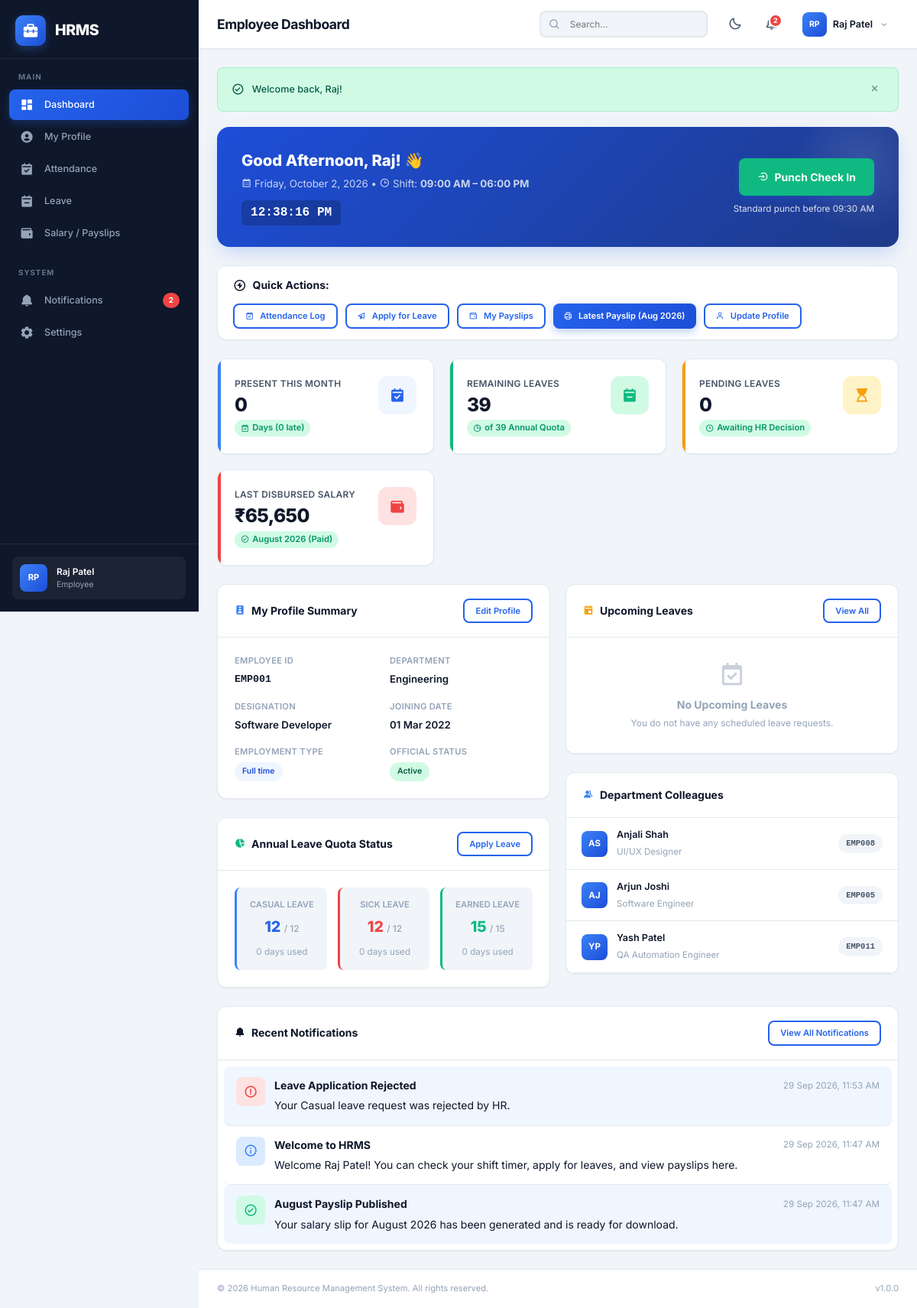
Page /employee/dashboard.php (signed in) on the committed database.
### tables this page shows
CREATE TABLE `employees` (
  `id` int(11) NOT NULL AUTO_INCREMENT,
  `user_id` int(11) NOT NULL,
  `employee_id` varchar(20) NOT NULL,
  `first_name` varchar(50) NOT NULL,
  `last_name` varchar(50) NOT NULL,
  `email` varchar(100) NOT NULL,
  `phone` varchar(20) DEFAULT NULL,
  `date_of_birth` date DEFAULT NULL,
  `gender` enum('male','female','other') DEFAULT NULL,
  `address` text DEFAULT NULL,
  `city` varchar(50) DEFAULT NULL,
  `state` varchar(50) DEFAULT NULL,
  `zip_code` varchar(10) DEFAULT NULL,
  `department_id` int(11) DEFAULT NULL,
  `designation` varchar(100) DEFAULT NULL,
  `date_of_joining` date NOT NULL,
  `employment_type` enum('full-time','part-time','contract','intern') NOT NULL DEFAULT 'full-time',
  `salary` decimal(12,2) NOT NULL DEFAULT 0.00,
  `bank_name` varchar(100) DEFAULT NULL,
  `bank_account` varchar(50) DEFAULT NULL,
  `ifsc_code` varchar(20) DEFAULT NULL,
  `pan_number` varchar(20) DEFAULT NULL,
  `emergency_contact_name` varchar(100) DEFAULT NULL,
  `emergency_contact_phone` varchar(20) DEFAULT NULL,
  `status` enum('active','inactive','terminated') NOT NULL DEFAULT 'active',
  `created_at` timestamp NOT NULL DEFAULT current_timestamp(),
  `updated_at` timestamp NOT NULL DEFAULT current_timestamp() ON UPDATE current_timestamp(),
  PRIMARY KEY (`id`),
  UNIQUE KEY `uk_employee_id` (`employee_id`),
  UNIQUE KEY `uk_user_id` (`user_id`),
  KEY `idx_department` (`department_id`),
  CONSTRAINT `fk_employee_department` FOREIGN KEY (`department_id`) REFERENCES `departments` (`id`) ON DELETE SET NULL,
  CONSTRAINT `fk_employee_user` FOREIGN KEY (`user_id`) REFERENCES `users` (`id`) ON DELETE CASCADE
);

CREATE TABLE `payroll` (
  `id` int(11) NOT NULL AUTO_INCREMENT,
  `employee_id` int(11) NOT NULL,
  `month` int(2) NOT NULL,
  `year` int(4) NOT NULL,
  `basic_salary` decimal(12,2) NOT NULL DEFAULT 0.00,
  `hra` decimal(12,2) NOT NULL DEFAULT 0.00,
  `da` decimal(12,2) NOT NULL DEFAULT 0.00,
  `transport_allowance` decimal(12,2) NOT NULL DEFAULT 0.00,
  `medical_allowance` decimal(12,2) NOT NULL DEFAULT 0.00,
  `other_allowances` decimal(12,2) NOT NULL DEFAULT 0.00,
  `gross_salary` decimal(12,2) NOT NULL DEFAULT 0.00,
  `pf_deduction` decimal(12,2) NOT NULL DEFAULT 0.00,
  `tax_deduction` decimal(12,2) NOT NULL DEFAULT 0.00,
  `other_deductions` decimal(12,2) NOT NULL DEFAULT 0.00,
  `total_deductions` decimal(12,2) NOT NULL DEFAULT 0.00,
  `net_salary` decimal(12,2) NOT NULL DEFAULT 0.00,
  `payment_status` enum('pending','paid','hold') NOT NULL DEFAULT 'pending',
  `payment_date` date DEFAULT NULL,
  `payment_method` enum('bank_transfer','cheque','cash') DEFAULT 'bank_transfer',
  `remarks` text DEFAULT NULL,
  `generated_by` int(11) DEFAULT NULL,
  `created_at` timestamp NOT NULL DEFAULT current_timestamp(),
  `updated_at` timestamp NOT NULL DEFAULT current_timestamp() ON UPDATE current_timestamp(),
  PRIMARY KEY (`id`),
  UNIQUE KEY `uk_employee_month_year` (`employee_id`,`month`,`year`),
  KEY `idx_period` (`month`,`year`),
  KEY `fk_payroll_generator` (`generated_by`),
  CONSTRAINT `fk_payroll_employee` FOREIGN KEY (`employee_id`) REFERENCES `employees` (`id`) ON DELETE CASCADE,
  CONSTRAINT `fk_payroll_generator` FOREIGN KEY (`generated_by`) REFERENCES `users` (`id`) ON DELETE SET NULL
);

CREATE TABLE `departments` (
  `id` int(11) NOT NULL AUTO_INCREMENT,
  `name` varchar(100) NOT NULL,
  `description` text DEFAULT NULL,
  `head_id` int(11) DEFAULT NULL,
  `status` enum('active','inactive') NOT NULL DEFAULT 'active',
  `created_at` timestamp NOT NULL DEFAULT current_timestamp(),
  `updated_at` timestamp NOT NULL DEFAULT current_timestamp() ON UPDATE current_timestamp(),
  PRIMARY KEY (`id`),
  UNIQUE KEY `uk_department_name` (`name`)
);

CREATE TABLE `notifications` (
  `id` int(11) NOT NULL AUTO_INCREMENT,
  `user_id` int(11) NOT NULL,
  `title` varchar(255) NOT NULL,
  `message` text NOT NULL,
  `type` enum('info','success','warning','danger') NOT NULL DEFAULT 'info',
  `is_read` tinyint(1) NOT NULL DEFAULT 0,
  `link` varchar(255) DEFAULT NULL,
  `created_at` timestamp NOT NULL DEFAULT current_timestamp(),
  PRIMARY KEY (`id`),
  KEY `idx_user_read` (`user_id`,`is_read`),
  CONSTRAINT `fk_notification_user` FOREIGN KEY (`user_id`) REFERENCES `users` (`id`) ON DELETE CASCADE
);

### employee/dashboard.php (the view, shortened to what the rows shown need)
<?php
require_once __DIR__ . '/../includes/auth.php';
$pdo = getDBConnection();
$empId = getCurrentEmployeeId();
$userId = getCurrentUserId();
$empStmt = $pdo->prepare("SELECT e.*, d.name AS department_name
                           FROM employees e
                           LEFT JOIN departments d ON e.department_id = d.id
                           WHERE e.id = ?");
$empStmt->execute([$empId]);
$employee = $empStmt->fetch();
$lastPayroll = $pdo->prepare("SELECT * FROM payroll WHERE employee_id = ? ORDER BY year DESC, month DESC LIMIT 1");
$lastPayroll->execute([$empId]);
$lastPay = $lastPayroll->fetch();
$notifStmt = $pdo->prepare("SELECT * FROM notifications WHERE user_id = ? ORDER BY created_at DESC LIMIT 5");
$notifStmt->execute([$userId]);
$notifications = $notifStmt->fetchAll();
$teamStmt = $pdo->prepare("SELECT e.id, e.first_name, e.last_name, e.designation, e.employee_id
                           FROM employees e
                           WHERE e.department_id = ? AND e.id != ? AND e.status = 'active'
                           ORDER BY e.first_name ASC LIMIT 4");
$teamStmt->execute([$employee['department_id'] ?? 0, $empId]);
$teammates = $teamStmt->fetchAll();
include __DIR__ . '/../includes/header.php';
?>
<div class="welcome-banner">
    <div class="welcome-content">
        <h2>
            Good <?= date('H') < 12 ? 'Morning' : (date('H') < 17 ? 'Afternoon' : 'Evening') ?>,
            <?= sanitize($employee['first_name'] ?? 'there') ?>! 👋
        </h2>
        <p style="margin-top: 4px; opacity: 0.9;">
            <i class='bx bx-calendar'></i> <?= date('l, F j, Y') ?> &bull;
            <i class='bx bx-time'></i> Shift: <strong>09:00 AM &ndash; 06:00 PM</strong>
        </p>
        <div style="font-family: 'JetBrains Mono', monospace; font-size: 1.15rem; font-weight: 700; margin-top: 10px; background: rgba(0,0,0,0.2); display: inline-block; padding: 4px 12px; border-radius: 6px;" id="liveClock">
        </div>
    </div>
</div>
<div class="card" style="margin-bottom: 24px;">
    <div class="card-body" style="padding: 14px 20px;">
        <div style="display: flex; flex-wrap: wrap; gap: 12px; justify-content: space-between; align-items: center;">
            <div style="display: flex; flex-wrap: wrap; gap: 10px;">
                <a href="<?= APP_URL ?>/employee/attendance.php" class="btn btn-outline btn-sm">
                    <i class='bx bx-calendar-check'></i> Attendance Log
                </a>
                <a href="<?= APP_URL ?>/employee/leaves.php" class="btn btn-outline btn-sm">
                    <i class='bx bx-paper-plane'></i> Apply for Leave
                </a>
                <a href="<?= APP_URL ?>/employee/payroll.php" class="btn btn-outline btn-sm">
                    <i class='bx bx-wallet'></i> My Payslips
                </a>
                <?php if ($lastPay): ?>
                <a href="<?= APP_URL ?>/payslip.php?id=<?= $lastPay['id'] ?>" target="_blank" class="btn btn-primary btn-sm">
                    <i class='bx bx-printer'></i> Latest Payslip (<?= date('M Y', mktime(0,0,0,(int)$lastPay['month'],10,(int)$lastPay['year'])) ?>)
                </a>
                <?php endif; ?>
                <a href="<?= APP_URL ?>/employee/profile.php" class="btn btn-outline btn-sm">
                    <i class='bx bx-user'></i> Update Profile
                </a>
            </div>
        </div>
    </div>
</div>
<div class="stats-grid">
    <div class="stat-card red">
        <div class="stat-info">
            <h4>Last Disbursed Salary</h4>
            <div class="stat-number">
                <?= $lastPay ? '₹' . number_format($lastPay['net_salary'], 0) : '—' ?>
            </div>
            <?php if ($lastPay): ?>
            <div class="stat-change up">
                <i class='bx bx-check-circle'></i>
                <?= date('F Y', mktime(0, 0, 0, (int)$lastPay['month'], 10, (int)$lastPay['year'])) ?> (<?= ucfirst($lastPay['payment_status']) ?>)
            </div>
            <?php else: ?>
            <div class="stat-change down"><i class='bx bx-info-circle'></i> No records yet</div>
            <?php endif; ?>
        </div>
    </div>
</div>
<div class="grid-2">
    <div style="display: flex; flex-direction: column; gap: 24px;">
        <div class="card">
            <div class="card-body">
                <div class="info-grid">
                    <div class="info-item">
                        <span class="info-label">Employee ID</span>
                        <span class="info-value" style="font-family: monospace;"><?= sanitize($employee['employee_id'] ?? '') ?></span>
                    </div>
                    <div class="info-item">
                        <span class="info-label">Department</span>
                        <span class="info-value"><?= sanitize($employee['department_name'] ?? 'General') ?></span>
                    </div>
                    <div class="info-item">
                        <span class="info-label">Designation</span>
                        <span class="info-value"><?= sanitize($employee['designation'] ?? 'Staff') ?></span>
                    </div>
                    <div class="info-item">
                        <span class="info-label">Joining Date</span>
                        <span class="info-value"><?= $employee['date_of_joining'] ? date('d M Y', strtotime($employee['date_of_joining'])) : 'N/A' ?></span>
                    </div>
                    <div class="info-item">
                        <span class="info-value"><span class="badge badge-primary"><?= ucfirst(str_replace('-', ' ', $employee['employment_type'] ?? 'full-time')) ?></span></span>
                    </div>
                </div>
            </div>
        </div>
    </div>
    <div style="display: flex; flex-direction: column; gap: 24px;">
        <div class="card">
            <div class="card-body" style="padding: 0;">
                <?php if (empty($teammates)): ?>
                <div style="padding: 24px; text-align: center; color: var(--text-muted); font-size: 0.88rem;">
                    No other colleagues currently assigned to this department.
                </div>
                <?php else: ?>
                <div style="display: flex; flex-direction: column;">
                    <?php foreach ($teammates as $t):
                        $tInitials = strtoupper(substr($t['first_name'], 0, 1) . substr($t['last_name'], 0, 1));
                    ?>
                    <div style="display: flex; align-items: center; justify-content: space-between; padding: 12px 20px; border-bottom: 1px solid var(--border-color);">
                        <div style="display: flex; align-items: center; gap: 12px;">
                            <div class="user-avatar-sm" style="width: 34px; height: 34px; font-weight: 700; font-size: 0.82rem;">
                                <?= $tInitials ?>
                            </div>
                            <div>
                                <div style="font-weight: 600; color: var(--text-primary); font-size: 0.9rem;">
                                    <?= sanitize($t['first_name'] . ' ' . $t['last_name']) ?>
                                </div>
                                <small style="color: var(--text-muted);"><?= sanitize($t['designation'] ?: 'Associate') ?></small>
                            </div>
                        </div>
                        <span class="badge badge-secondary" style="font-family: monospace; font-size: 0.75rem;">
                            <?= sanitize($t['employee_id']) ?>
                        </span>
                    </div>
                    <?php endforeach; ?>
                </div>
                <?php endif; ?>
            </div>
        </div>
    </div>
</div>
<div class="card" style="margin-top: 24px;">
    <div class="card-body" style="padding: 0;">
        <?php if (empty($notifications)): ?>
        <div class="empty-state" style="padding: 40px;">
            <i class='bx bx-bell-off' style="font-size: 3rem; color: var(--text-muted);"></i>
            <h4 style="margin: 8px 0 2px 0;">No Recent Notifications</h4>
            <p style="font-size: 0.85rem; color: var(--text-muted);">You're all caught up with your updates.</p>
        </div>
        <?php else: ?>
        <div class="notification-list">
            <?php foreach ($notifications as $notif): ?>
            <div class="notif-item <?= $notif['is_read'] ? '' : 'unread' ?>">
                <div class="notif-icon-wrapper notif-<?= $notif['type'] ?>">
                    <i class='bx <?php
                        echo match($notif['type']) {
                            'success' => 'bx-check-circle',
                            'warning' => 'bx-error',
                            'danger' => 'bx-error-circle',
                            default => 'bx-info-circle'
                        };
                    ?>'></i>
                </div>
                <div class="notif-content" style="flex: 1;">
                    <div style="display: flex; justify-content: space-between; align-items: center;">
                        <strong><?= sanitize($notif['title']) ?></strong>
                        <small style="color: var(--text-muted);"><?= date('d M Y, h:i A', strtotime($notif['created_at'])) ?></small>
                    </div>
                    <p style="margin: 4px 0 0 0;"><?= sanitize($notif['message']) ?></p>
                </div>
            </div>
            <?php endforeach; ?>
        </div>
        <?php endif; ?>
    </div>
</div>
<?php include __DIR__ . '/../includes/footer.php'; ?>

### includes/header.php (shortened to what the rows shown need)
<?php
$currentUser = $_SESSION['full_name'] ?? 'User';
$currentRole = $_SESSION['role'] ?? 'employee';
$initials = '';
if ($currentUser) {
    $parts = explode(' ', $currentUser);
    $initials = strtoupper(substr($parts[0], 0, 1) . (isset($parts[1]) ? substr($parts[1], 0, 1) : ''));
}
?>
<!DOCTYPE html>
<html lang="en" data-theme="light">
<head>
    <link href="https://unpkg.com/boxicons@2.1.4/css/boxicons.min.css" rel="stylesheet">
    <link rel="stylesheet" href="<?= APP_URL ?>/assets/css/style.css">
</head>
<body>
    <aside class="sidebar" id="sidebar">
        <div class="sidebar-footer">
            <div class="sidebar-user">
                <div class="user-avatar-sm">
                    <?= $initials ?>
                </div>
                <div class="user-info-sm">
                    <span class="user-name-sm"><?= sanitize($currentUser) ?></span>
                    <span class="user-role-sm"><?= ucfirst($currentRole) ?></span>
                </div>
            </div>
        </div>
    </aside>
    <div class="main-wrapper">
        <header class="navbar" id="navbar">
            <div class="navbar-left">
                <div class="page-title">
                    <h1><?= sanitize(PAGE_TITLE) ?></h1>
                </div>
            </div>
            <div class="navbar-right">
                <div class="navbar-dropdown" id="userDropdown">
                    <button class="user-menu-btn" aria-label="User menu">
                        <div class="user-avatar-xs">
                            <?= $initials ?>
                        </div>
                        <span class="user-name-nav"><?= sanitize($currentUser) ?></span>
                        <i class='bx bx-chevron-down'></i>
                    </button>
                </div>
            </div>
        </header>
        <main class="main-content">

### rows in the picture
employees: initials "RP", first_name "Raj", employee "EMP001", department.name "Engineering", designation "Software Developer", date_of_joining "01 Mar 2022", employment_type "Full time"
payroll: month+year "Aug 2026", net_salary "65,650", month+year "August 2026", payment_status "Paid"
employees: tInitials "AS", first_name+last_name "Anjali Shah", designation "UI/UX Designer", employee "EMP008"
employees: tInitials "AJ", first_name+last_name "Arjun Joshi", designation "Software Engineer", employee "EMP005"
employees: tInitials "YP", first_name+last_name "Yash Patel", designation "QA Automation Engineer", employee "EMP011"
notifications: title "Leave Application Rejected", created_at "29 Sep 2026, 11:53 AM", message "Your Casual leave request was rejected by HR."
notifications: title "Welcome to HRMS", created_at "29 Sep 2026, 11:47 AM", message "Welcome Raj Patel! You can check your shift timer, apply for leaves, and view payslips here."
notifications: title "August Payslip Published", created_at "29 Sep 2026, 11:47 AM", message "Your salary slip for August 2026 has been generated and is ready for download."

### other values in the picture
APP_NAME "HRMS"
$notificationCount "2"
$currentUser "Raj Patel"
$currentRole "Employee"
PAGE_TITLE "Employee Dashboard"
$flash['message'] "Welcome back, Raj!"
$presentDays "0"
$attStats['late'] "0"
$remainingLeaves "39"
$totalQuota "39"
$pendingLeaveCount "0"
max(0, 12 - ($usedMap['casual'] ?? 0)) "12"
$usedMap['casual'] "0"
max(0, 12 - ($usedMap['sick'] ?? 0)) "12"
$usedMap['sick'] "0"
